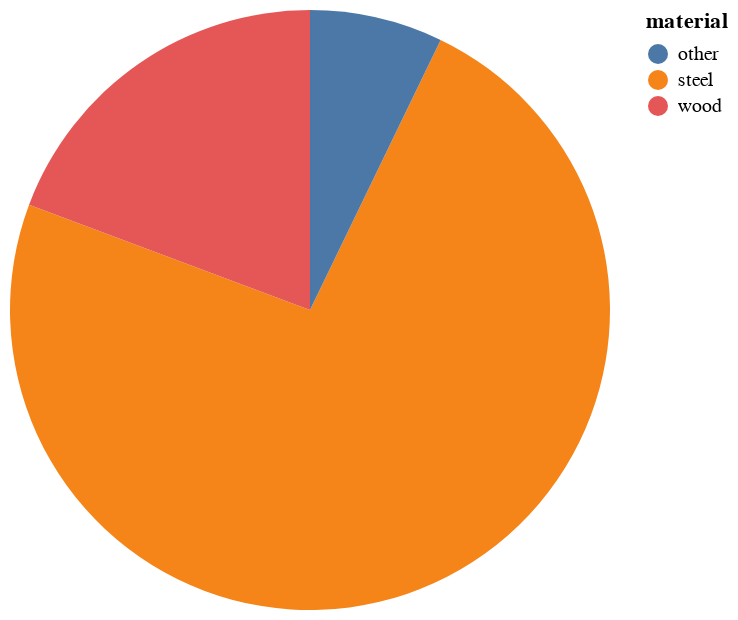

Notebook source saved alongside this figure:
### Markdown cell above
### Analyze material used

### Code cell
alt.Chart(df.group_by('material').len()).mark_arc().encode(
    theta=alt.Theta(field='len', type='quantitative'),
    color=alt.Color(field='material', type='nominal'),
    tooltip=['material', 'len']
)

### Figure 1 — Vega-Lite specification as saved in the notebook (floating-point values rounded to 4 significant figures)
{"config": {"view": {"continuousWidth": 300, "continuousHeight": 300}}, "data": {"name": "data-70e3951846581fda42d5fce2e984649f"}, "mark": {"type": "arc"}, "encoding": {"color": {"field": "material", "type": "nominal"}, "theta": {"field": "len", "type": "quantitative"}, "tooltip": [{"field": "material", "type": "ordinal"}, {"field": "len", "type": "quantitative"}]}, "$schema": "https://vega.github.io/schema/vega-lite/v5.20.1.json", "datasets": {"data-70e3951846581fda42d5fce2e984649f": [{"material": "steel", "len": 728}, {"material": "other", "len": 71}, {"material": "wood", "len": 191}]}}
